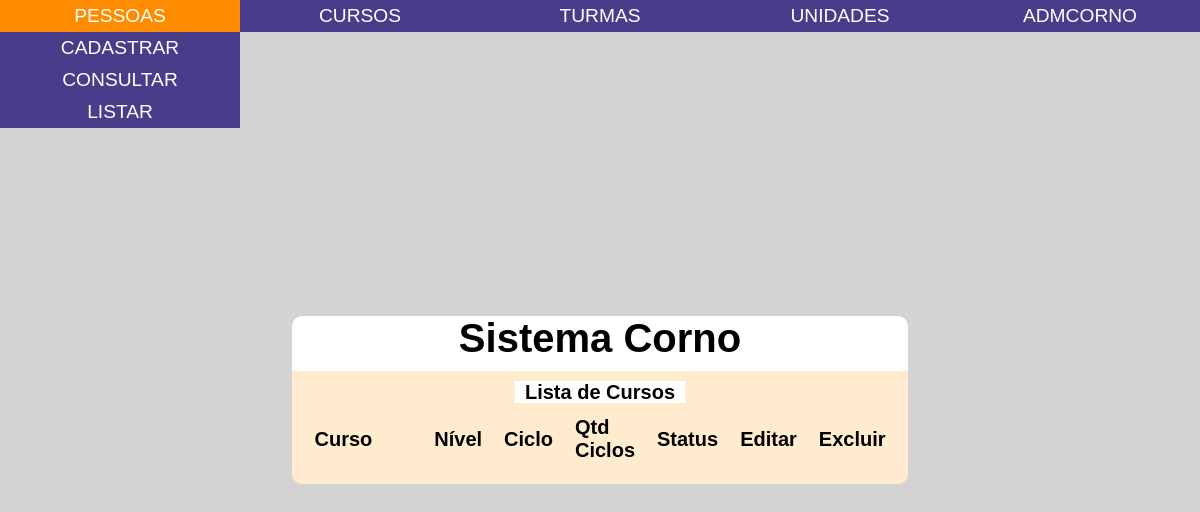
/courses/info/courselist.php (signed in), run on an earlier commit of the app's database.
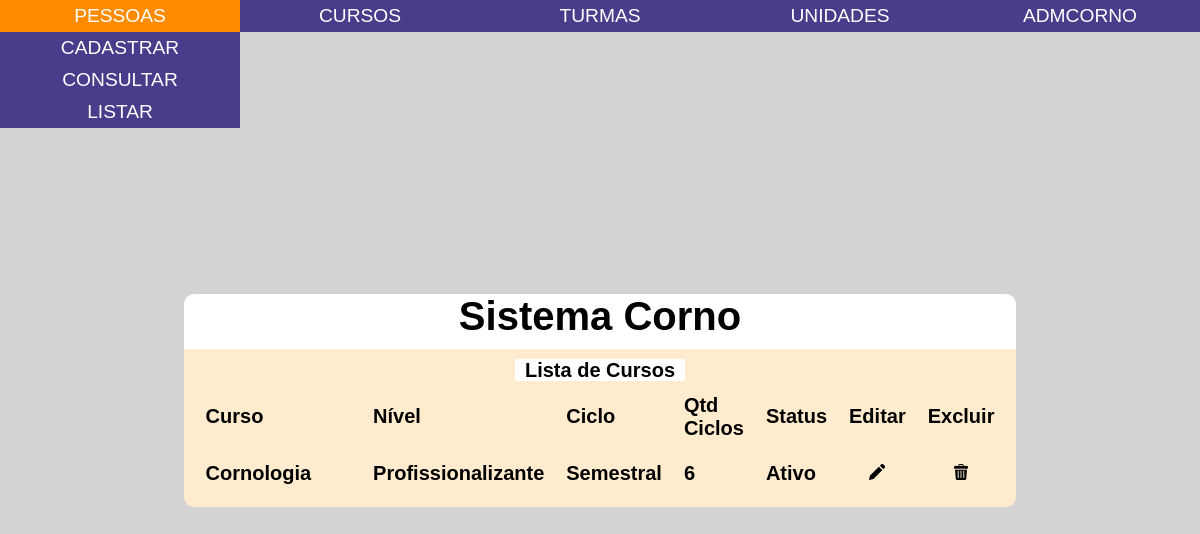
And on a later commit of the database.
### tables this page shows
CREATE TABLE cursos (
  id INT NOT NULL PRIMARY KEY AUTO_INCREMENT,
  nome VARCHAR(50) NOT NULL,
  qtd_ciclos INT NOT NULL,
  id_status INT NOT NULL,
  id_duracao_ciclo INT NOT NULL,
  id_nivel INT NOT NULL,

  FOREIGN KEY (id_status) REFERENCES curso_status(id),
  FOREIGN KEY (id_duracao_ciclo) REFERENCES duracao_ciclo(id),
  FOREIGN KEY (id_nivel) REFERENCES nivel(id)
);

CREATE TABLE nivel (
  id INT NOT NULL PRIMARY KEY AUTO_INCREMENT,
  descricao VARCHAR(30) NOT NULL
);

CREATE TABLE duracao_ciclo (
  id INT NOT NULL PRIMARY KEY AUTO_INCREMENT,
  descricao VARCHAR(20) NOT NULL
);

CREATE TABLE curso_status (
  id INT NOT NULL PRIMARY KEY AUTO_INCREMENT,
  descricao VARCHAR(20) NOT NULL
);

### common/routines/functions.php (called while the page is built, shortened)
<?php
function validarSessao()
{
  if (!isset($_SESSION['idUsuario'])) {
    return false;
  } else {
    return true;
  }
}
function getPermissionLevel($secao, $campo)
{
  require($_SERVER['DOCUMENT_ROOT'] . "/sistema_corno/common/dbconnection.php");
  $userLevel = $conn->query("SELECT id_tipo_corno FROM cornos WHERE id = " . $_SESSION['idUsuario'])->fetchAll()[0][0];
  $sql = "SELECT pc.nivel_acesso FROM tipos_corno c, permissoes p, permissoes_tipos_corno pc WHERE c.id = pc.id_tipo_corno AND p.id_permissao = pc.id_permissao AND c.id =" . $userLevel . " AND p.secao = '" . $secao . "' AND p.campo = '" . $campo . "'";
  $permissionLevel = $conn->query($sql)->fetchAll()[0][0];
  return $permissionLevel;
}
function haveReadPermission($secao, $campo)
{
  $permissionLevel = getPermissionLevel($secao, $campo);
  return ($permissionLevel == 1 or $permissionLevel == 3);
}
function haveWritePermission($secao, $campo)
{
  $permissionLevel = getPermissionLevel($secao, $campo);
  return ($permissionLevel == 2 or $permissionLevel == 3);
}
function havePermission($secao, $campo, $mode)
{
  switch ($mode) {
    case 'r':
      return haveReadPermission($secao, $campo);
    case 'w':
      return haveWritePermission($secao, $campo);
  }
}

### courses/info/courselist.php (the view)
<?php
require_once($_SERVER['DOCUMENT_ROOT'] . "/sistema_corno/common/header.php");
require_once($_SERVER['DOCUMENT_ROOT'] . "/sistema_corno/common/dbconnection.php");
require_once($_SERVER['DOCUMENT_ROOT'] . "/sistema_corno/common/routines/functions.php");
?>
<?php if (@validarSessao()) : ?>
    <?php
    $consulta = $conn->query("SELECT c.id, c.nome curso, n.descricao nivel, d.descricao ciclo, c.qtd_ciclos qtdCiclos, s.descricao 'status' FROM cursos c, nivel n, duracao_ciclo d, curso_status s WHERE c.id_nivel = n.id and c.id_duracao_ciclo = d.id and c.id_status = s.id");
    $editPermission = havePermission('Cursos', 'Listar', 'r');
    $deletePermission = havePermission('Cursos', 'Excluir', 'w');
    $namePermission = havePermission('Cursos', 'Nome', 'r');
    $nivelPermission = havePermission('Cursos', 'Nivel', 'r');
    $duracaoPermission = havePermission('Cursos', 'Duracao', 'r');
    $qtdCiclosPermission = havePermission('Cursos', 'Quantidade Ciclos', 'r');
    $statusPermission = havePermission('Cursos', 'Status', 'r');
    ?>
    <?php if (havePermission('Cursos', 'Listar', 'r')) : ?>
        <table>
            <caption>
                Lista de Cursos
            </caption>
            <thead>
                <tr>
                    <th id='name'>
                        <?php if ($namePermission) : ?>
                            Curso
                        <?php endif; ?>
                    </th>
                    <th id='nivel'>
                        <?php if ($nivelPermission) : ?>
                            Nível
                        <?php endif; ?>
                    </th>
                    <th id='duracao'>
                        <?php if ($duracaoPermission) : ?>
                            Ciclo
                        <?php endif; ?>
                    </th>
                    <th id='qtd_ciclos'>
                        <?php if ($qtdCiclosPermission) : ?>
                            Qtd Ciclos
                        <?php endif; ?>
                    </th>
                    <th id='status'>
                        <?php if ($statusPermission) : ?>
                            Status
                        <?php endif; ?>
                    </th>
                    <?php if ($editPermission) : ?>
                        <th id='edit'>Editar</th>
                    <?php endif; ?>
                    <?php if ($deletePermission) : ?>
                        <th id='delete'>Excluir</th>
                    <?php endif; ?>
                </tr>
            </thead>
            <tbody>
                <?php foreach ($consulta->fetchAll(PDO::FETCH_ASSOC) as $linha) : ?>
                    <tr>
                        <td headers='name'>
                            <?php if ($namePermission) : ?>
                                <?= $linha['curso'] ?>
                            <?php endif; ?>
                        </td>
                        <td headers='nivel'>
                            <?php if ($nivelPermission) : ?>
                                <?= $linha['nivel'] ?>
                            <?php endif; ?>
                        </td>
                        <td headers='duracao'>
                            <?php if ($duracaoPermission) : ?>
                                <?= $linha['ciclo'] ?>
                            <?php endif; ?>
                        </td>
                        <td headers='qtd_ciclos'>
                            <?php if ($qtdCiclosPermission) : ?>
                                <?= $linha['qtdCiclos'] ?>
                            <?php endif; ?>
                        </td>
                        <td headers='status'>
                            <?php if ($statusPermission) : ?>
                                <?= $linha['status'] ?>
                            <?php endif; ?>
                        </td>
                        <?php if ($editPermission) : ?>
                            <td headers='edit'>
                                <a href="/sistema_corno/courses/info/courseedit.php?id=<?= $linha['id'] ?>" alt='Editar' title='Editar' class='campo-tabela jogar-para-direita'><img src='/sistema_corno/assets/img/edit.png' /></a>
                            </td>
                        <?php endif; ?>
                        <?php if ($deletePermission) : ?>
                            <td headers='delete'>
                                <a href="/sistema_corno/courses/info/coursedelete.php?id=<?= $linha['id'] ?>" alt='Exluir' title='Excluir' class='campo-tabela jogar-para-direita'><img src='/sistema_corno/assets/img/delete.png' /></a>
                            </td>
                        <?php endif; ?>
                    </tr>
                <?php endforeach; ?>
            </tbody>
        </table>
    <?php else : ?>
        <p>Forbidden.</p>
    <?php endif; ?>
<?php else : ?>
    <p>Conecte-se para visualizar esta página.</p>
<?php endif; ?>
<?php
require_once($_SERVER['DOCUMENT_ROOT'] . "/sistema_corno/common/footer.php");
?>

### common/header.php (shortened to what this page needs)
<?php
require_once($_SERVER['DOCUMENT_ROOT'] . "/sistema_corno/common/dbconnection.php");
require_once($_SERVER['DOCUMENT_ROOT'] . "/sistema_corno/common/routines/functions.php");
?>
<!DOCTYPE html>
<html lang="pt-br">
<head>
   <link rel="stylesheet" href="/sistema_corno/assets/css/style.css">
</head>
<body>
   <header>
      <nav class="cabecalho">
         <ul>
            <?php if (validarSessao()): ?>
               <?php if (havePermission('Cornos', 'Listar', 'r')): ?>
                  <li class="topo-botoes">
                     <a>Pessoas</a>
                  </li>
               <?php endif; ?>
               <?php if (havePermission('Cursos', 'Listar', 'r')): ?>
                  <li class="topo-botoes">
                     <a href="">Cursos</a>
                  </li>
               <?php endif; ?>
               <?php if (havePermission('Turmas', 'Listar', 'r')): ?>
                  <li class="topo-botoes">
                     <a href="">Turmas</a>
                  </li>
               <?php endif; ?>
               <?php if (havePermission('Locais', 'Listar', 'r')): ?>
                  <li class="topo-botoes">
                     <a href="">Unidades</a>
                  </li>
               <?php endif; ?>
               <li class="topo-botoes"><a href="logout.php">
                     <?= $_SESSION['nomeUsuario'] ?>
                  </a>
               </li>
            <?php endif; ?>
         </ul>
      </nav>
   </header>
   <div class="corpoprincipal">
      <div class="form-wrap">
         <h1>Sistema Corno</h1>

### common/footer.php
</div>
</div>
</body>
</html>

### assets/css/style.css (style rules this page uses)
:root { --cor-primaria: #483d8b; --cor-secundaria: #ff8c00; --cor-terciaria: #ffebcd; }
body { margin: 0px; border: 0px; padding: 0px; background-color: lightgray; }
h1 { margin: 0px; border: 0px; padding: 0px; }
ul { list-style-type: none; margin: 0px; padding: 0px; display: flex; justify-content: space-between; width: 100%; }
nav { margin: 0px; padding: 0px; border: 0px; }
li { float: left; width: 100%; }
li a { font-family: 'Gill Sans', 'Gill Sans MT', Calibri, 'Trebuchet MS', sans-serif; font-size: 1.2rem; text-transform: uppercase; }
a { text-decoration: none; color: white; padding: 0px; margin: 0px; border: 0px; width: 100%; height: 100%; text-align: center; display: block; }
table { display: block; width: 100%; text-align: center; background-color: var(--cor-terciaria); padding: 10px; border-radius: 0px 0px 10px 10px; }
caption { display: inline; padding: 0px 10px; background-color: white; }
thead { width: 100%; }
tbody { width: 100%; }
tr { display: table-row; width: 100%; max-height: 5vh; gap: 20px; }
th { width: 100%; font-family: 'Gill Sans', 'Gill Sans MT', Calibri, 'Trebuchet MS', sans-serif; text-align: left; vertical-align: middle; padding: 10px; }
td { width: 100%; font-family: 'Gill Sans', 'Gill Sans MT', Calibri, 'Trebuchet MS', sans-serif; text-align:left; padding: 10px; vertical-align: middle; }
td a { max-height: 100%; justify-content: right; }
td a img { max-height: 16px; width: auto; }
.form-wrap { display: flex; max-width: 90vw; justify-content: center; align-items: center; flex-direction: column; background-color: white; border-radius: 10px 10px 12px 12px; font-family: 'Gill Sans', 'Gill Sans MT', Calibri, 'Trebuchet MS', sans-serif; row-gap: 10px; }
.corpoprincipal { height: 100vh; max-width: 100vw; display: flex; flex-direction: column; align-items: center; justify-content: center; font-family: Arial, Helvetica, sans-serif; font-size: 20px; font-weight: bold; }
.cabecalho { width: 100%; height: auto; position: fixed; color: white; background-color: var(--cor-primaria); }
.topo-botoes { padding: 5px 0px 5px 0px; text-align: center; }
.campo-tabela { font-family: 'Gill Sans', 'Gill Sans MT', Calibri, 'Trebuchet MS', sans-serif; font-size: 20px; text-transform: none; color: black; }
.cabecalho { display: inline-block; }
.cabecalho ul { list-style: none; margin: 0; padding: 0; }
.cabecalho li { display: inline-block; position: relative; }
.cabecalho a { display: block; text-decoration: none; }

What changed in the data, as far as the page shows it:
added cursos: nome "Cornologia", id_nivel.descricao "Profissionalizante", id_duracao_ciclo.descricao "Semestral", qtd_ciclos "6", id_status.descricao "Ativo"
